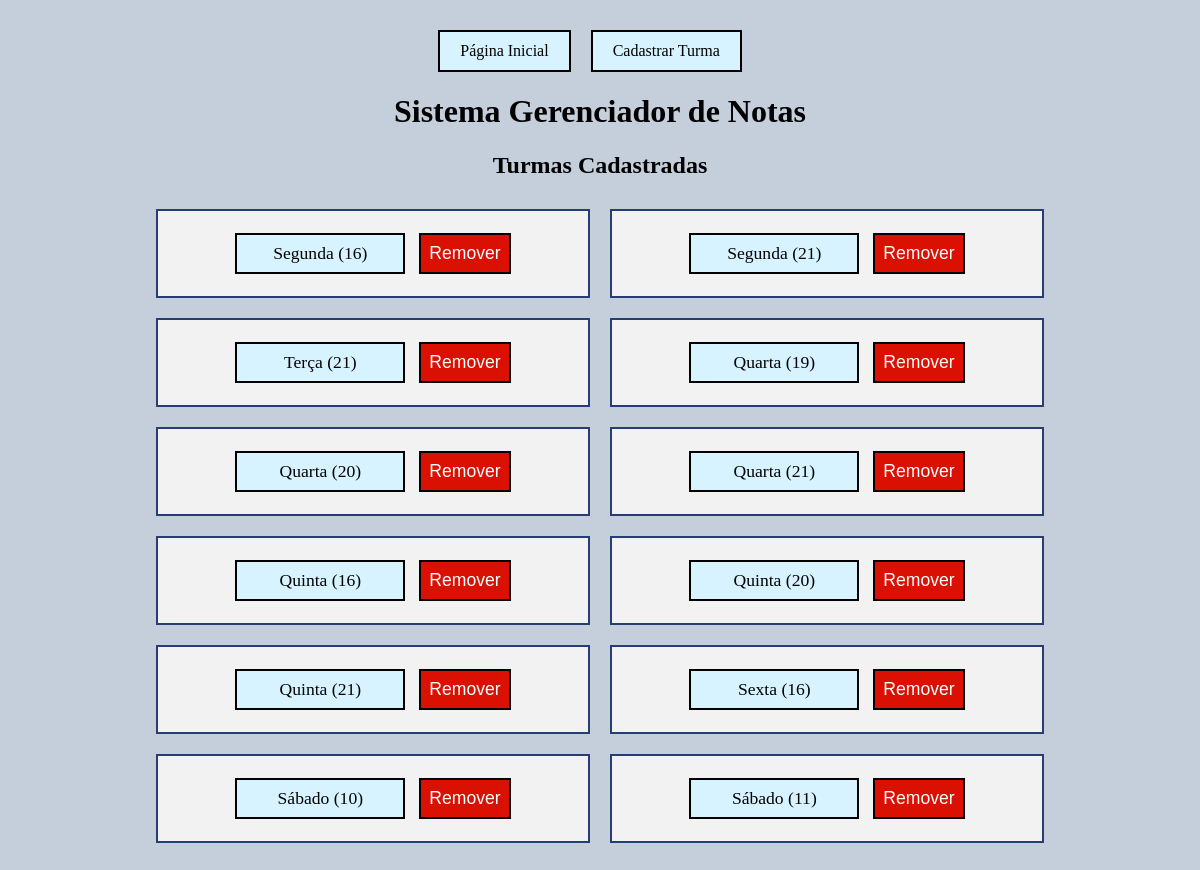
The page / on the database its author committed.
### app.py (models this page shows)
class Classroom(db.Model):
    id = db.Column(db.Integer, primary_key=True)
    name = db.Column(db.String(255), nullable=False)
    time = db.Column(db.String(255), nullable=False)
    students = db.relationship('Student', backref='classroom', lazy='joined', cascade='all, delete-orphan')

### app.py (the view)
@app.route('/')
def index():
    classrooms = Classroom.query.all()
    return render_template('index.html', classrooms=classrooms)

### templates/index.html (shortened to what this page needs)
{% extends 'layout.html' %}
{% block content %}
<h1 class="main-title">Sistema Gerenciador de Notas</h1>
<h2>Turmas Cadastradas</h2>
<div class="classes">
{% for classroom in classrooms %}
    <div class="single-class">
        <a class="class-link" href="/classroom/{{ classroom.id }}/students">{{ classroom.name }} ({{ classroom.time }})</a>
        <form action="/delete_classroom/{{ classroom.id }}" method="post" style="display: inline;">
            <input type="submit" class="remove-class" value="Remover" onclick="return confirm('Are you sure you want to delete this classroom?');" />
        </form>
    </div>
{% endfor %}
{% endblock %}

### templates/layout.html (shortened to what this page needs)
<!DOCTYPE html>
<html>
<head>
    <link rel="stylesheet" type="text/css" href="{{ url_for('static', filename='css/style.css') }}">
</head>
<body>
    <nav>
        <a href="/">Página Inicial</a>
        <a href="/add_classroom">Cadastrar Turma</a>
    </nav>
    <main class="main-content">
        {% block content %}{% endblock %}
    </main>
</body>
</html>

### static/css/style.css (style rules this page uses)
body { background: #c5cfdb; }
.main-content { text-align: center; }
nav { display: flex; justify-content: center; margin-top: 30px; }
nav > a { border: 2px solid black; margin-right: 20px; padding: 10px 20px 10px 20px; text-decoration: none; background: #d6f3ff; color: #000; }
.classes { display: flex; flex-wrap: wrap; justify-content: center; margin: 20px; }
.single-class { background-color: #f2f2f2; border: 2px solid #273E74; margin: 10px; padding: 22px 15px 22px 15px; width: 400px; text-align: center }
.remove-class { margin-left: 10px; background: #d91002; border: 2px solid black; padding: 8px; color: white; font-size: 1.1rem; }
.class-link { display: inline-block; font-size: 1.1rem; color: black; background: #d6f3ff; border: 2px solid black; padding: 8px; color: black; text-decoration: none; width: 150px; }

### rows shown on the page
Classroom: name "Segunda", time "16"
Classroom: name "Segunda", time "21"
Classroom: name "Terça", time "21"
Classroom: name "Quarta", time "19"
Classroom: name "Quarta", time "20"
Classroom: name "Quarta", time "21"
Classroom: name "Quinta", time "16"
Classroom: name "Quinta", time "20"
Classroom: name "Quinta", time "21"
Classroom: name "Sexta", time "16"
Classroom: name "Sábado", time "10"
Classroom: name "Sábado", time "11"
